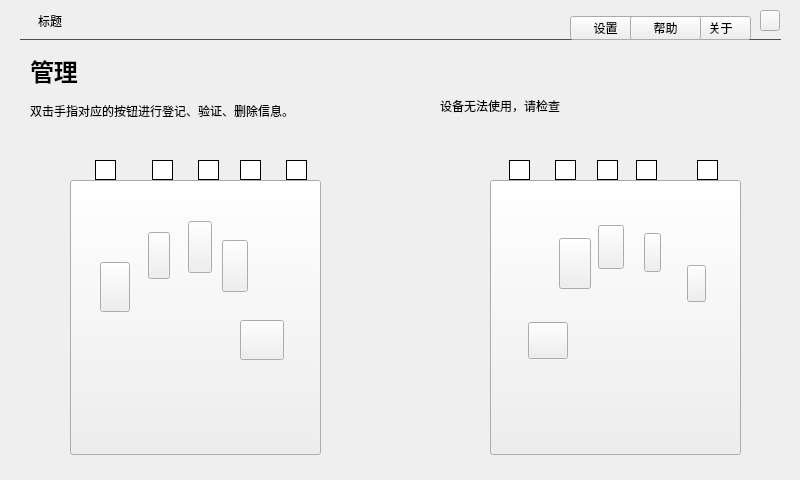
<?xml version="1.0" encoding="UTF-8"?>
<ui version="4.0">
 <class>MainWindow</class>
 <widget class="QMainWindow" name="MainWindow">
  <property name="geometry">
   <rect>
    <x>0</x>
    <y>0</y>
    <width>800</width>
    <height>480</height>
   </rect>
  </property>
  <property name="windowTitle">
   <string>MainWindow</string>
  </property>
  <property name="styleSheet">
   <string notr="true">/*
border:1px solid green;
*/
border:none;
QLineEdit{
background:transparent;border-width:0;border-style:outset;
border-bottom:1px solid blue;
}
QGroupBox{
background:transparent;border-width:0;border-style:outset;
border-top:1px solid blue;
}
QLineEdit:focus{
border-color: red;
}
QCheckBox::indicator, QRadioButton::indicator, QListWidget::indicator {
    width: 16px;
    height: 16px;
    background-color: rgb(200,200,200);
    border:1px solid #13227A;
}
QCheckBox::indicator::checked, QRadioButton::indicator::checked, QListWidget::indicator::checked {
    background-color: qradialgradient(cx:0.5, cy:0.5, fx:0.25, fy:0.15, radius:0.3, stop:0 #BBBBBB, stop:1 #13227A);
}
</string>
  </property>
  <widget class="QWidget" name="centralWidget">
   <widget class="QWidget" name="widgetTitle" native="true">
    <property name="geometry">
     <rect>
      <x>20</x>
      <y>0</y>
      <width>761</width>
      <height>40</height>
     </rect>
    </property>
    <property name="minimumSize">
     <size>
      <width>0</width>
      <height>40</height>
     </size>
    </property>
    <property name="maximumSize">
     <size>
      <width>16777215</width>
      <height>40</height>
     </size>
    </property>
    <property name="styleSheet">
     <string notr="true">.QWidget{border-bottom:1px solid #FF0000;}</string>
    </property>
    <widget class="QLabel" name="labelTitelText">
     <property name="geometry">
      <rect>
       <x>18</x>
       <y>10</y>
       <width>261</width>
       <height>21</height>
      </rect>
     </property>
     <property name="text">
      <string>标题</string>
     </property>
    </widget>
    <widget class="QToolButton" name="btnTitleSet">
     <property name="geometry">
      <rect>
       <x>550</x>
       <y>16</y>
       <width>71</width>
       <height>24</height>
      </rect>
     </property>
     <property name="toolTip">
      <string>设置</string>
     </property>
     <property name="text">
      <string>设置</string>
     </property>
     <property name="icon">
      <iconset>
       <normalon>:/images/title_set.png</normalon>
      </iconset>
     </property>
     <property name="toolButtonStyle">
      <enum>Qt::ToolButtonTextBesideIcon</enum>
     </property>
    </widget>
    <widget class="QToolButton" name="btnWindowClose">
     <property name="geometry">
      <rect>
       <x>740</x>
       <y>10</y>
       <width>20</width>
       <height>21</height>
      </rect>
     </property>
     <property name="toolTip">
      <string>关闭</string>
     </property>
     <property name="text">
      <string/>
     </property>
     <property name="icon">
      <iconset>
       <normalon>:/images/title_close.png</normalon>
      </iconset>
     </property>
    </widget>
    <widget class="QToolButton" name="btnTitleAbout">
     <property name="geometry">
      <rect>
       <x>670</x>
       <y>16</y>
       <width>61</width>
       <height>24</height>
      </rect>
     </property>
     <property name="toolTip">
      <string>设置</string>
     </property>
     <property name="text">
      <string>关于</string>
     </property>
     <property name="icon">
      <iconset>
       <normalon>:/images/title_about.png</normalon>
      </iconset>
     </property>
     <property name="toolButtonStyle">
      <enum>Qt::ToolButtonTextBesideIcon</enum>
     </property>
    </widget>
    <widget class="QToolButton" name="btnTitleHelp">
     <property name="geometry">
      <rect>
       <x>610</x>
       <y>16</y>
       <width>71</width>
       <height>24</height>
      </rect>
     </property>
     <property name="toolTip">
      <string>设置</string>
     </property>
     <property name="text">
      <string>帮助</string>
     </property>
     <property name="icon">
      <iconset>
       <normalon>:/images/title_help.png</normalon>
      </iconset>
     </property>
     <property name="toolButtonStyle">
      <enum>Qt::ToolButtonTextBesideIcon</enum>
     </property>
    </widget>
   </widget>
   <widget class="QStackedWidget" name="stackedWidget">
    <property name="geometry">
     <rect>
      <x>20</x>
      <y>50</y>
      <width>761</width>
      <height>411</height>
     </rect>
    </property>
    <property name="currentIndex">
     <number>0</number>
    </property>
    <widget class="QWidget" name="mainWidget">
     <widget class="QToolButton" name="btnLeftHand">
      <property name="geometry">
       <rect>
        <x>50</x>
        <y>130</y>
        <width>251</width>
        <height>275</height>
       </rect>
      </property>
      <property name="sizePolicy">
       <sizepolicy hsizetype="Preferred" vsizetype="Preferred">
        <horstretch>0</horstretch>
        <verstretch>0</verstretch>
       </sizepolicy>
      </property>
      <property name="styleSheet">
       <string notr="true">image:url(:/images/left_hand.png);

</string>
      </property>
      <property name="text">
       <string/>
      </property>
     </widget>
     <widget class="QLabel" name="label_3">
      <property name="geometry">
       <rect>
        <x>10</x>
        <y>40</y>
        <width>601</width>
        <height>41</height>
       </rect>
      </property>
      <property name="text">
       <string>双击手指对应的按钮进行登记、验证、删除信息。</string>
      </property>
     </widget>
     <widget class="QToolButton" name="btnFinger_1">
      <property name="geometry">
       <rect>
        <x>75</x>
        <y>110</y>
        <width>21</width>
        <height>20</height>
       </rect>
      </property>
      <property name="styleSheet">
       <string notr="true">QToolButton{border:1px solid #000000;background-color:#FFFFFF;}</string>
      </property>
      <property name="text">
       <string/>
      </property>
     </widget>
     <widget class="QToolButton" name="btnFinger_2">
      <property name="geometry">
       <rect>
        <x>132</x>
        <y>110</y>
        <width>21</width>
        <height>20</height>
       </rect>
      </property>
      <property name="styleSheet">
       <string notr="true">QToolButton{border:1px solid #000000;background-color:#FFFFFF;}</string>
      </property>
      <property name="text">
       <string/>
      </property>
     </widget>
     <widget class="QToolButton" name="btnFinger_3">
      <property name="geometry">
       <rect>
        <x>178</x>
        <y>110</y>
        <width>21</width>
        <height>20</height>
       </rect>
      </property>
      <property name="styleSheet">
       <string notr="true">QToolButton{border:1px solid #000000;background-color:#FFFFFF;}</string>
      </property>
      <property name="text">
       <string/>
      </property>
     </widget>
     <widget class="QToolButton" name="btnFinger_4">
      <property name="geometry">
       <rect>
        <x>220</x>
        <y>110</y>
        <width>21</width>
        <height>20</height>
       </rect>
      </property>
      <property name="styleSheet">
       <string notr="true">QToolButton{border:1px solid #000000;background-color:#FFFFFF;}</string>
      </property>
      <property name="text">
       <string/>
      </property>
     </widget>
     <widget class="QToolButton" name="btnFinger_5">
      <property name="geometry">
       <rect>
        <x>266</x>
        <y>110</y>
        <width>21</width>
        <height>20</height>
       </rect>
      </property>
      <property name="styleSheet">
       <string notr="true">QToolButton{border:1px solid #000000;background-color:#FFFFFF;}</string>
      </property>
      <property name="text">
       <string/>
      </property>
     </widget>
     <widget class="QToolButton" name="btnRightHand">
      <property name="geometry">
       <rect>
        <x>470</x>
        <y>130</y>
        <width>251</width>
        <height>275</height>
       </rect>
      </property>
      <property name="sizePolicy">
       <sizepolicy hsizetype="Preferred" vsizetype="Preferred">
        <horstretch>0</horstretch>
        <verstretch>0</verstretch>
       </sizepolicy>
      </property>
      <property name="styleSheet">
       <string notr="true">image:url(:/images/right_hand.png);</string>
      </property>
      <property name="text">
       <string/>
      </property>
     </widget>
     <widget class="QToolButton" name="btnFinger_8">
      <property name="geometry">
       <rect>
        <x>577</x>
        <y>110</y>
        <width>21</width>
        <height>20</height>
       </rect>
      </property>
      <property name="styleSheet">
       <string notr="true">QToolButton{border:1px solid #000000;background-color:#FFFFFF;}</string>
      </property>
      <property name="text">
       <string/>
      </property>
     </widget>
     <widget class="QToolButton" name="btnFinger_9">
      <property name="geometry">
       <rect>
        <x>616</x>
        <y>110</y>
        <width>21</width>
        <height>20</height>
       </rect>
      </property>
      <property name="styleSheet">
       <string notr="true">QToolButton{border:1px solid #000000;background-color:#FFFFFF;}</string>
      </property>
      <property name="text">
       <string/>
      </property>
     </widget>
     <widget class="QToolButton" name="btnFinger_6">
      <property name="geometry">
       <rect>
        <x>489</x>
        <y>110</y>
        <width>21</width>
        <height>20</height>
       </rect>
      </property>
      <property name="styleSheet">
       <string notr="true">QToolButton{border:1px solid #000000;background-color:#FFFFFF;}</string>
      </property>
      <property name="text">
       <string/>
      </property>
     </widget>
     <widget class="QToolButton" name="btnFinger_10">
      <property name="geometry">
       <rect>
        <x>677</x>
        <y>110</y>
        <width>21</width>
        <height>20</height>
       </rect>
      </property>
      <property name="styleSheet">
       <string notr="true">QToolButton{border:1px solid #000000;background-color:#FFFFFF;}</string>
      </property>
      <property name="text">
       <string/>
      </property>
     </widget>
     <widget class="QToolButton" name="btnFinger_7">
      <property name="geometry">
       <rect>
        <x>535</x>
        <y>110</y>
        <width>21</width>
        <height>20</height>
       </rect>
      </property>
      <property name="styleSheet">
       <string notr="true">QToolButton{border:1px solid #000000;background-color:#FFFFFF;}</string>
      </property>
      <property name="text">
       <string/>
      </property>
     </widget>
     <widget class="QLabel" name="label_10">
      <property name="geometry">
       <rect>
        <x>10</x>
        <y>0</y>
        <width>121</width>
        <height>41</height>
       </rect>
      </property>
      <property name="font">
       <font>
        <pointsize>18</pointsize>
        <weight>75</weight>
        <bold>true</bold>
       </font>
      </property>
      <property name="text">
       <string>管理</string>
      </property>
     </widget>
     <widget class="QToolButton" name="btnBlood_1">
      <property name="geometry">
       <rect>
        <x>80</x>
        <y>212</y>
        <width>30</width>
        <height>50</height>
       </rect>
      </property>
      <property name="styleSheet">
       <string notr="true">border-image:url(:/images/l1.png);</string>
      </property>
      <property name="text">
       <string/>
      </property>
     </widget>
     <widget class="QToolButton" name="btnBlood_2">
      <property name="geometry">
       <rect>
        <x>128</x>
        <y>182</y>
        <width>22</width>
        <height>47</height>
       </rect>
      </property>
      <property name="styleSheet">
       <string notr="true">border-image:url(:/images/l2.png);</string>
      </property>
      <property name="text">
       <string/>
      </property>
     </widget>
     <widget class="QToolButton" name="btnBlood_3">
      <property name="geometry">
       <rect>
        <x>168</x>
        <y>171</y>
        <width>24</width>
        <height>52</height>
       </rect>
      </property>
      <property name="styleSheet">
       <string notr="true">border-image:url(:/images/l3.png);</string>
      </property>
      <property name="text">
       <string/>
      </property>
     </widget>
     <widget class="QToolButton" name="btnBlood_5">
      <property name="geometry">
       <rect>
        <x>220</x>
        <y>270</y>
        <width>44</width>
        <height>40</height>
       </rect>
      </property>
      <property name="styleSheet">
       <string notr="true">border-image:url(:/images/l5.png);</string>
      </property>
      <property name="text">
       <string/>
      </property>
     </widget>
     <widget class="QToolButton" name="btnBlood_6">
      <property name="geometry">
       <rect>
        <x>508</x>
        <y>272</y>
        <width>40</width>
        <height>37</height>
       </rect>
      </property>
      <property name="styleSheet">
       <string notr="true">border-image:url(:/images/r1.png);</string>
      </property>
      <property name="text">
       <string/>
      </property>
     </widget>
     <widget class="QToolButton" name="btnBlood_7">
      <property name="geometry">
       <rect>
        <x>539</x>
        <y>188</y>
        <width>32</width>
        <height>51</height>
       </rect>
      </property>
      <property name="styleSheet">
       <string notr="true">border-image:url(:/images/r2.png);</string>
      </property>
      <property name="text">
       <string/>
      </property>
     </widget>
     <widget class="QToolButton" name="btnBlood_8">
      <property name="geometry">
       <rect>
        <x>578</x>
        <y>175</y>
        <width>26</width>
        <height>44</height>
       </rect>
      </property>
      <property name="styleSheet">
       <string notr="true">border-image:url(:/images/r3.png);</string>
      </property>
      <property name="text">
       <string/>
      </property>
     </widget>
     <widget class="QToolButton" name="btnBlood_9">
      <property name="geometry">
       <rect>
        <x>624</x>
        <y>183</y>
        <width>17</width>
        <height>39</height>
       </rect>
      </property>
      <property name="styleSheet">
       <string notr="true">border-image:url(:/images/r4.png);</string>
      </property>
      <property name="text">
       <string/>
      </property>
     </widget>
     <widget class="QToolButton" name="btnBlood_10">
      <property name="geometry">
       <rect>
        <x>667</x>
        <y>215</y>
        <width>19</width>
        <height>37</height>
       </rect>
      </property>
      <property name="styleSheet">
       <string notr="true">border-image:url(:/images/r5.png);</string>
      </property>
      <property name="text">
       <string/>
      </property>
     </widget>
     <widget class="QToolButton" name="btnBlood_4">
      <property name="geometry">
       <rect>
        <x>202</x>
        <y>190</y>
        <width>26</width>
        <height>52</height>
       </rect>
      </property>
      <property name="styleSheet">
       <string notr="true">border-image:url(:/images/l4.png);</string>
      </property>
      <property name="text">
       <string/>
      </property>
     </widget>
     <widget class="QLabel" name="labelDeviceStatus">
      <property name="geometry">
       <rect>
        <x>420</x>
        <y>40</y>
        <width>291</width>
        <height>31</height>
       </rect>
      </property>
      <property name="text">
       <string>设备无法使用，请检查</string>
      </property>
     </widget>
    </widget>
    <widget class="QWidget" name="createUserWidget">
     <widget class="QProgressBar" name="progressBarFinger">
      <property name="geometry">
       <rect>
        <x>240</x>
        <y>180</y>
        <width>471</width>
        <height>21</height>
       </rect>
      </property>
      <property name="alignment">
       <set>Qt::AlignRight|Qt::AlignTrailing|Qt::AlignVCenter</set>
      </property>
      <property name="textVisible">
       <bool>true</bool>
      </property>
      <property name="format">
       <string/>
      </property>
     </widget>
     <widget class="QLabel" name="labelFingerText">
      <property name="geometry">
       <rect>
        <x>240</x>
        <y>220</y>
        <width>301</width>
        <height>21</height>
       </rect>
      </property>
      <property name="text">
       <string>持续扫描，直至进度条达到100%</string>
      </property>
     </widget>
     <widget class="QLabel" name="label_12">
      <property name="geometry">
       <rect>
        <x>10</x>
        <y>40</y>
        <width>601</width>
        <height>41</height>
       </rect>
      </property>
      <property name="text">
       <string>将手指放入传感器，直至进度条达到100%。</string>
      </property>
     </widget>
     <widget class="QLabel" name="label_13">
      <property name="geometry">
       <rect>
        <x>10</x>
        <y>0</y>
        <width>121</width>
        <height>41</height>
       </rect>
      </property>
      <property name="font">
       <font>
        <pointsize>18</pointsize>
        <weight>75</weight>
        <bold>true</bold>
       </font>
      </property>
      <property name="text">
       <string>验证</string>
      </property>
     </widget>
     <widget class="QToolButton" name="btnFingerRemove">
      <property name="geometry">
       <rect>
        <x>30</x>
        <y>340</y>
        <width>79</width>
        <height>28</height>
       </rect>
      </property>
      <property name="toolTip">
       <string>删除</string>
      </property>
      <property name="styleSheet">
       <string notr="true">.QToolButton{image:url(:/images/button.png);}</string>
      </property>
      <property name="text">
       <string>删除</string>
      </property>
     </widget>
     <widget class="QToolButton" name="btnFingerBack">
      <property name="geometry">
       <rect>
        <x>660</x>
        <y>340</y>
        <width>79</width>
        <height>28</height>
       </rect>
      </property>
      <property name="toolTip">
       <string>返回</string>
      </property>
      <property name="styleSheet">
       <string notr="true">.QToolButton{image:url(:/images/button.png);}</string>
      </property>
      <property name="text">
       <string>返回</string>
      </property>
     </widget>
     <widget class="QToolButton" name="btnFingerCheck">
      <property name="geometry">
       <rect>
        <x>560</x>
        <y>340</y>
        <width>79</width>
        <height>28</height>
       </rect>
      </property>
      <property name="toolTip">
       <string>验证</string>
      </property>
      <property name="styleSheet">
       <string notr="true">.QToolButton{image:url(:/images/button.png);}</string>
      </property>
      <property name="text">
       <string>验证</string>
      </property>
     </widget>
     <widget class="QToolButton" name="btnAddVein">
      <property name="geometry">
       <rect>
        <x>120</x>
        <y>340</y>
        <width>79</width>
        <height>28</height>
       </rect>
      </property>
      <property name="toolTip">
       <string>点击后开始开始录入指静脉信息</string>
      </property>
      <property name="styleSheet">
       <string notr="true">.QToolButton{image:url(:/images/button.png);}</string>
      </property>
      <property name="text">
       <string>录入</string>
      </property>
     </widget>
     <widget class="QLabel" name="labelMovieFinger">
      <property name="geometry">
       <rect>
        <x>40</x>
        <y>130</y>
        <width>151</width>
        <height>153</height>
       </rect>
      </property>
      <property name="text">
       <string>动画</string>
      </property>
     </widget>
    </widget>
    <widget class="QWidget" name="sysSetWidget">
     <widget class="QListWidget" name="listWidget">
      <property name="geometry">
       <rect>
        <x>9</x>
        <y>9</y>
        <width>155</width>
        <height>381</height>
       </rect>
      </property>
      <item>
       <property name="text">
        <string>安全策略</string>
       </property>
      </item>
      <item>
       <property name="text">
        <string>支持语音</string>
       </property>
      </item>
     </widget>
     <widget class="QStackedWidget" name="stackedWidgetSetSys">
      <property name="geometry">
       <rect>
        <x>170</x>
        <y>9</y>
        <width>491</width>
        <height>261</height>
       </rect>
      </property>
      <property name="currentIndex">
       <number>0</number>
      </property>
      <widget class="QWidget" name="actionWidget">
       <widget class="QLabel" name="label_7">
        <property name="geometry">
         <rect>
          <x>20</x>
          <y>10</y>
          <width>301</width>
          <height>51</height>
         </rect>
        </property>
        <property name="text">
         <string>设备不在线或闲置时间过长时关联动作</string>
        </property>
       </widget>
       <widget class="QGroupBox" name="groupBox">
        <property name="geometry">
         <rect>
          <x>20</x>
          <y>60</y>
          <width>561</width>
          <height>321</height>
         </rect>
        </property>
        <property name="title">
         <string/>
        </property>
        <widget class="QRadioButton" name="radioButton_none">
         <property name="geometry">
          <rect>
           <x>20</x>
           <y>20</y>
           <width>89</width>
           <height>16</height>
          </rect>
         </property>
         <property name="text">
          <string>无</string>
         </property>
        </widget>
        <widget class="QRadioButton" name="radioButton_lockScreen">
         <property name="geometry">
          <rect>
           <x>20</x>
           <y>60</y>
           <width>89</width>
           <height>16</height>
          </rect>
         </property>
         <property name="text">
          <string>锁屏</string>
         </property>
        </widget>
        <widget class="QRadioButton" name="radioButton_logout">
         <property name="geometry">
          <rect>
           <x>20</x>
           <y>100</y>
           <width>89</width>
           <height>16</height>
          </rect>
         </property>
         <property name="text">
          <string>注销</string>
         </property>
        </widget>
        <widget class="QRadioButton" name="radioButton_reboot">
         <property name="geometry">
          <rect>
           <x>20</x>
           <y>140</y>
           <width>89</width>
           <height>16</height>
          </rect>
         </property>
         <property name="text">
          <string>重启</string>
         </property>
        </widget>
        <widget class="QRadioButton" name="radioButton_halt">
         <property name="geometry">
          <rect>
           <x>20</x>
           <y>180</y>
           <width>89</width>
           <height>16</height>
          </rect>
         </property>
         <property name="text">
          <string>关机</string>
         </property>
        </widget>
       </widget>
      </widget>
      <widget class="QWidget" name="languageWidget">
       <widget class="QLabel" name="label_8">
        <property name="geometry">
         <rect>
          <x>20</x>
          <y>20</y>
          <width>291</width>
          <height>31</height>
         </rect>
        </property>
        <property name="text">
         <string>界面语言切换重启后生效</string>
        </property>
       </widget>
       <widget class="QGroupBox" name="groupBox_2">
        <property name="geometry">
         <rect>
          <x>20</x>
          <y>60</y>
          <width>431</width>
          <height>181</height>
         </rect>
        </property>
        <property name="title">
         <string/>
        </property>
        <widget class="QRadioButton" name="radioButton_zh_cn">
         <property name="geometry">
          <rect>
           <x>20</x>
           <y>20</y>
           <width>89</width>
           <height>16</height>
          </rect>
         </property>
         <property name="text">
          <string>简体中文</string>
         </property>
        </widget>
        <widget class="QRadioButton" name="radioButton_zh_tw">
         <property name="geometry">
          <rect>
           <x>20</x>
           <y>60</y>
           <width>89</width>
           <height>16</height>
          </rect>
         </property>
         <property name="text">
          <string>繁体中文</string>
         </property>
        </widget>
        <widget class="QRadioButton" name="radioButton_eng">
         <property name="geometry">
          <rect>
           <x>20</x>
           <y>100</y>
           <width>89</width>
           <height>16</height>
          </rect>
         </property>
         <property name="text">
          <string>英文</string>
         </property>
        </widget>
        <widget class="QRadioButton" name="radioButton_mw">
         <property name="geometry">
          <rect>
           <x>20</x>
           <y>140</y>
           <width>89</width>
           <height>16</height>
          </rect>
         </property>
         <property name="text">
          <string>蒙文</string>
         </property>
        </widget>
       </widget>
      </widget>
     </widget>
     <widget class="QToolButton" name="btnSetBack">
      <property name="geometry">
       <rect>
        <x>660</x>
        <y>360</y>
        <width>79</width>
        <height>28</height>
       </rect>
      </property>
      <property name="toolTip">
       <string>返回</string>
      </property>
      <property name="styleSheet">
       <string notr="true">.QToolButton{image:url(:/images/button.png);}</string>
      </property>
      <property name="text">
       <string>返回</string>
      </property>
     </widget>
    </widget>
   </widget>
  </widget>
  <action name="actionQss">
   <property name="text">
    <string>qss</string>
   </property>
  </action>
  <action name="actionNext">
   <property name="text">
    <string>next</string>
   </property>
  </action>
  <action name="actionUp">
   <property name="text">
    <string>up</string>
   </property>
  </action>
 </widget>
 <layoutdefault spacing="6" margin="11"/>
 <resources/>
 <connections/>
</ui>
